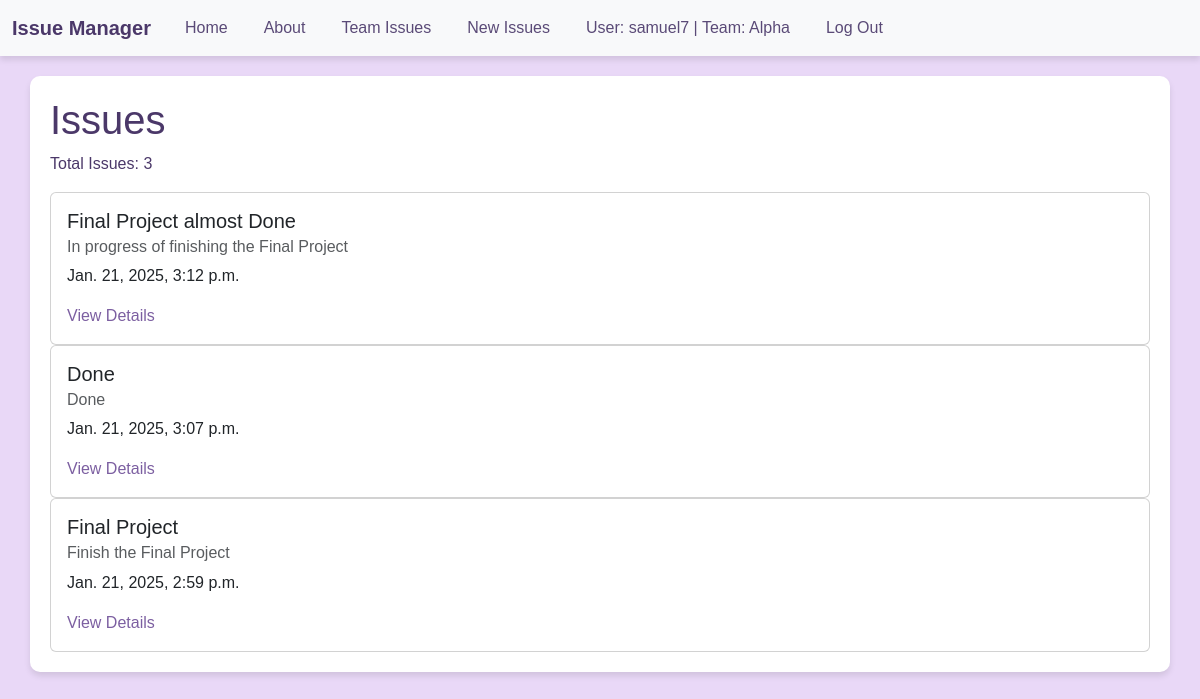
Page /issues/ (signed in) on the committed database.
### accounts/models.py (models this page shows, shortened)
class CustomUser(AbstractUser):
    team=models.ForeignKey(
        Team,
        on_delete=models.CASCADE,
        blank=True, null=True
    )
    role=models.ForeignKey(
        Role,
        on_delete=models.CASCADE,
        blank=True, null=True
    )

class Team(models.Model):
    name=models.CharField(max_length=128)
    description=models.CharField(max_length=256)

### issues/models.py (models this page shows, shortened)
class Issue(models.Model):
    name=models.CharField(max_length=128)
    summary=models.CharField(max_length=256)
    description=models.TextField()
    reporter=models.ForeignKey(
        get_user_model(),
        on_delete=models.CASCADE,
        related_name="reporter"
    )
    assignee=models.ForeignKey(
        get_user_model(),
        on_delete=models.CASCADE,
        related_name="assignee"
    )
    status=models.ForeignKey(
        Status,
        on_delete=models.CASCADE
    )
    priority_level=models.ForeignKey(
        PriorityLevel,
        on_delete=models.CASCADE
    )
    created_on=models.DateTimeField(auto_now_add=True)
    def get_absolute_url(self):
        return reverse("detail", args=[self.id])

### issues/views.py (the view)
# urls.py: path("issues/", views.IssueListView.as_view(), name="issues"),
class IssueListView(ListView, UserPassesTestMixin):
    template_name = "pages/issues.html"
    model = Issue
    def get_context_data(self, **kwargs):
        context = super().get_context_data(**kwargs)
        team_name = self.request.user.team.name
        context["issue_list"] = (
            Issue.objects
            .filter(reporter__team__name=team_name)
            .order_by("-created_on")
        )
        return context

### templates/pages/issues.html (shortened to what this page needs)
{% extends 'base.html' %}
{% block content %}
<h1>{{ title }} Issues</h1>
<p>Total Issues: {{ issue_list.count }}</p>
{% for issue in issue_list %}
<div class="card">
    <div class="card-body">
        <h5 class="card-title">{{ issue.name }}</h5>
        <h6 class="card-subtitle mb-2 text-body-secondary">{{ issue.summary }}</h6>
        <p class="card-text">{{ issue.created_on }}</p>
        <a href="{{ issue.get_absolute_url }}" class="card-link">View Details</a>
    </div>
</div>
{% endfor %}
{% endblock content %}

### templates/base.html (shortened to what this page needs)
{% load static %}
<!DOCTYPE html>
<html lang="en">
<head>
    <link
        href="https://cdn.jsdelivr.net/npm/bootstrap@5.3.3/dist/css/bootstrap.min.css"
        rel="stylesheet"
>
    <link rel="stylesheet" href="{% static 'css/base.css' %}">
</head>
<body>
    <nav class="navbar navbar-expand-lg bg-body-tertiary">
        <div class="container-fluid">
            <a class="navbar-brand" href="#">Issue Manager</a>
            <div class="collapse navbar-collapse" id="navbarNavAltMarkup">
                <div class="navbar-nav">
                    <a class="nav-link" href="{% url 'home' %}">Home</a>
                    <a class="nav-link" href="{% url 'about' %}">About</a>
                    {% if user.is_authenticated %}
                    <a class="nav-link" href="{% url 'issues' %}">Team Issues</a>
                    <a class="nav-link" href="{% url 'new' %}">New Issues</a>
                    <a class="nav-link user_class">User: {{ user }} | Team: {{ request.user.team.name }}</a>
                    <form method="POST" action="{% url 'logout' %}">
                        <input type="submit" class="nav-link" value="Log Out">
                    </form>
                    {% else %}
                    <a class="nav-link" href="{% url 'all_issues' %}">All Issues</a>
                    <a class="nav-link" href="{% url 'login' %}">Log In</a>
                    <a class="nav-link" href="{% url 'signup' %}">Sign Up</a>
                    {% endif %}
                </div>
            </div>
        </div>
    </nav>
    <div class="container">
        {% block content %}{% endblock content %}
    </div>
</body>
</html>

### static/css/base.css (style rules this page uses)
body { background-color: #e9d8f7; color: #4b3869; margin: 0; font-family: Arial, sans-serif; }
.navbar { background-color: #d6b3f9; box-shadow: 0 4px 6px rgba(0, 0, 0, 0.1); }
.navbar-brand { color: #4b3869 !important; font-weight: bold; }
.nav-link { color: #5a4a77 !important; margin: 0 10px; font-weight: 500; }
.container { padding: 20px; background-color: #ffffff; border-radius: 10px; box-shadow: 0 4px 6px rgba(0, 0, 0, 0.1); margin-top: 20px; }
a { color: #7c5fa1; text-decoration: none; }

### rows in the picture
CustomUser: username "samuel7", user.team.name "Alpha"
Issue: name "Final Project almost Done", summary "In progress of finishing the Final Project", created_on "Jan. 21, 2025, 3:12 p.m."
Issue: name "Done", summary "Done", created_on "Jan. 21, 2025, 3:07 p.m."
Issue: name "Final Project", summary "Finish the Final Project", created_on "Jan. 21, 2025, 2:59 p.m."

### other values in the picture
{{ issue_list.count }} "3"
